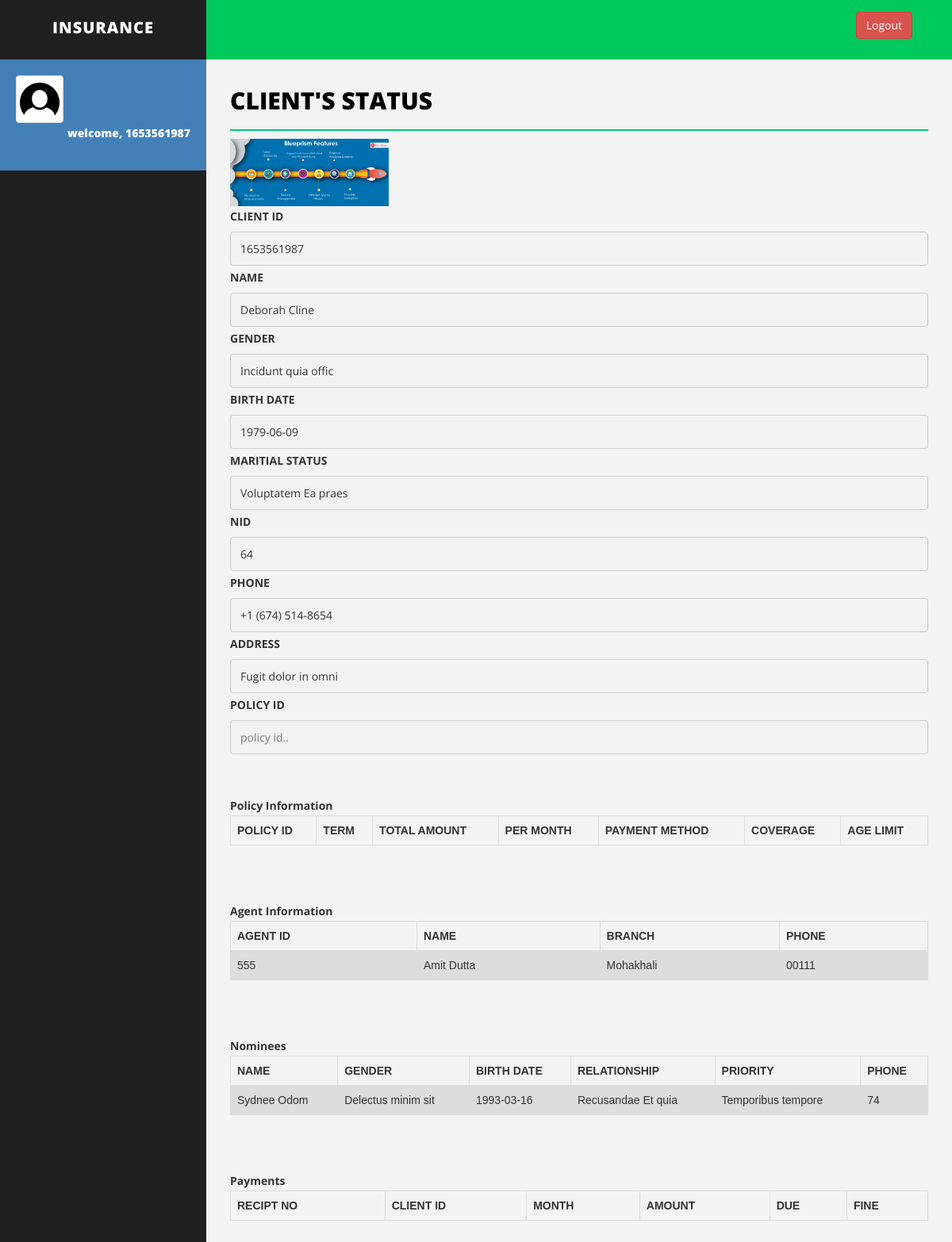
The app's page /clienthomebkp.php (signed in) with its own data.
### tables this page shows
CREATE TABLE `client` (
  `client_id` varchar(200) NOT NULL,
  `client_password` varchar(30) NOT NULL,
  `name` varchar(50) NOT NULL,
  `sex` varchar(20) NOT NULL,
  `birth_date` varchar(20) NOT NULL,
  `marital_status` varchar(20) NOT NULL,
  `nid` varchar(50) NOT NULL,
  `phone` varchar(20) NOT NULL,
  `address` varchar(50) NOT NULL,
  `agent_id` varchar(20) NOT NULL,
  `image` varchar(200) NOT NULL,
  `child1_name` text NOT NULL,
  `child1_gender` text NOT NULL,
  `child1_birth_date` text NOT NULL,
  `child1_national_id` text NOT NULL,
  `child1_relationship` text NOT NULL,
  `child1_priority` text NOT NULL,
  `child1_phone` int(255) NOT NULL,
  `child2_name` text NOT NULL,
  `child2_gender` text NOT NULL,
  `child2_birth_date` text NOT NULL,
  `child2_national_id` text NOT NULL,
  `child2_relationship` text NOT NULL,
  `child2_priority` text NOT NULL,
  `child2_phone` int(255) NOT NULL,
  `father_name` text NOT NULL,
  `father_gender` text NOT NULL,
  `father_birth_date` text NOT NULL,
  `father_national_id` text NOT NULL,
  `father_relationship` text NOT NULL,
  `father_priority` text NOT NULL,
  `father_phone` int(255) NOT NULL,
  `mother_name` text NOT NULL,
  `mother_gender` text NOT NULL,
  `mother_birth_date` text NOT NULL,
  `mother_national_id` text NOT NULL,
  `mother_relationship` text NOT NULL,
  `mother_priority` text NOT NULL,
  `mother_phone` int(255) NOT NULL,
  `start_date` varchar(255) NOT NULL,
  `end_date` varchar(255) NOT NULL,
  `due_date` varchar(255) NOT NULL,
  `policy_id` varchar(255) NOT NULL,
  `due_amount` varchar(255) NOT NULL,
  `shared_location` varchar(255) NOT NULL,
  `adhar_number` varchar(255) NOT NULL
);

CREATE TABLE `agent` (
  `agent_id` varchar(50) NOT NULL,
  `agent_password` varchar(30) NOT NULL,
  `name` varchar(50) NOT NULL,
  `branch` varchar(50) NOT NULL,
  `phone` varchar(50) NOT NULL
);

CREATE TABLE `nominee` (
  `nominee_id` varchar(200) NOT NULL,
  `client_id` varchar(100) NOT NULL,
  `name` varchar(50) NOT NULL,
  `sex` varchar(20) NOT NULL,
  `birth_date` varchar(50) NOT NULL,
  `nid` varchar(50) NOT NULL,
  `relationship` varchar(20) NOT NULL,
  `priority` varchar(20) NOT NULL,
  `phone` varchar(50) NOT NULL
);

### clienthomebkp.php (the view, shortened to what this page needs)
<!DOCTYPE html>
<html>
<head>
<?php
	include'connection.php';
?>
    <link href="assets/css/bootstrap.css" rel="stylesheet" />
    <link href="assets/css/font-awesome.css" rel="stylesheet" />
    <link href="assets/css/basic.css" rel="stylesheet" />
    <link href="assets/css/custom.css" rel="stylesheet" />
</head>
<body>
    <div id="wrapper">
        <nav class="navbar navbar-default navbar-cls-top " role="navigation" style="margin-bottom: 0">
            <div class="navbar-header">
                <a class="navbar-brand" href="index.php">Insurance</a>
            </div>
            <div class="header-right">
                 <a href="<?php echo "logout.php" ?>" class="btn btn-danger" title="Logout">Logout</a>
            </div>
        </nav>
        <nav class="navbar-default navbar-side" role="navigation">
            <div class="sidebar-collapse">
                <ul class="nav" id="main-menu">
                    <li>
                        <div class="user-img-div">
                            <img src="assets/img/user.png" class="img-thumbnail" />
                            <div class="inner-text">
								  <?php
										echo "welcome, ".$_SESSION["username"];
								?>
                            <br />
                            </div>
                        </div>
                    </li>
                </ul>
            </div>
        </nav>
        <div id="page-wrapper">
                <div class="row">
                    <div class="col-md-12">
                        <h1 class="page-head-line">Client's Status</h1>
<?php
		$client_id = $_SESSION["username"];
	$sql = "SELECT * from client where client_id='$client_id'";
	$result = $conn->query($sql);
	while($row = $result->fetch_assoc()) {
		$images = $row["image"];
?>
			<img class="profile-user-img img-responsive"  width="200px" height="200px" src="<?php echo "../project/uploads/".$images ?>" alt="User profile picture">
<?php
		echo "<label for=\"fname\">CLIENT ID</label>";
	    echo "<input disabled type=\"text\" client_id=\"fname\" name=\"client_id\" placeholder=\"Your id..\" value=\"$row[client_id]\">";
		echo "<label for=\"fname\">NAME</label>";
	    echo "<input disabled type=\"text\" client_id=\"fname\" name=\"name\" placeholder=\"Your Name..\" value=\"$row[name]\">";
		echo "<label for=\"fname\">GENDER</label>";
		echo "<input disabled type=\"text\" client_id=\"fname\" name=\"sex\" placeholder=\"Your Gender..\" value=\"$row[sex]\">";
		echo "<label for=\"fname\">BIRTH DATE</label>";
		echo "<input disabled type=\"text\" client_id=\"fname\" name=\"birth_date\" placeholder=\"Your Birth Date..\" value=\"$row[birth_date]\">";
		echo "<label for=\"fname\">MARITIAL STATUS</label>";
		echo "<input disabled type=\"text\" client_id=\"fname\" name=\"marital_status\" placeholder=\"Your Maritial Status..\" value=\"$row[marital_status]\">";
		echo "<label for=\"fname\">NID</label>";
		echo "<input disabled type=\"text\" client_id=\"fname\" name=\"nid\" placeholder=\"Your NID..\" value=\"$row[nid]\">";
		echo "<label for=\"fname\">PHONE</label>";
		echo "<input disabled type=\"text\" client_id=\"fname\" name=\"phone\" placeholder=\"Your Phone..\" value=\"$row[phone]\">";
		echo "<label for=\"fname\">ADDRESS</label>";
		echo "<input disabled type=\"text\" client_id=\"fname\" name=\"address\" placeholder=\"Your Address..\" value=\"$row[address]\">";
		echo "<label for=\"fname\">POLICY ID</label>";
		echo "<input disabled type=\"text\" client_id=\"fname\" name=\"policy_id\" placeholder=\"policy id..\" value=\"$row[policy_id]\">";
		$c_id      = $row["client_id"];
		$agent_id  = $row["agent_id"];
    }
		echo "<br>\n";
	    echo "<br>\n";
	echo "<table class=\"table\">\n";
    echo "  <tr>\n";
    echo "    <th>POLICY ID</th>\n";
    echo "    <th>TERM</th>\n";
    echo "    <th>TOTAL AMOUNT</th>\n";
    echo "    <th>PER MONTH</th>\n";
	echo "    <th>PAYMENT METHOD</th>\n";
    echo "    <th>COVERAGE</th>\n";
    echo "    <th>AGE LIMIT</th>\n";
    echo "  </tr>";
	?>
	</div>
	<?php
	echo "<br>\n";
	echo '<b>Policy Information</b>';
	$sql = "SELECT agent_id, name ,branch, phone FROM agent where agent_id='$agent_id'";
	$result = $conn->query($sql);
	echo "<table class=\"table\">\n";
    echo "  <tr>\n";
    echo "    <th>AGENT ID</th>\n";
    echo "    <th>NAME</th>\n";
    echo "    <th>BRANCH</th>\n";
    echo "    <th>PHONE</th>\n";
    echo "  </tr>";
	if ($result->num_rows > 0) {
	while($row = $result->fetch_assoc()) {
		echo "<tr>\n";
		echo "    <td>".$row["agent_id"]."</td>\n";
		echo "    <td>".$row["name"]."</td>\n";
		echo "    <td>".$row["branch"]."</td>\n";
		echo "    <td>".$row["phone"]."</td>\n";
	}
	}
	echo "<br>\n";
	echo "<br>\n";
		echo '<b>Agent Information</b>';
	$sql = "SELECT * FROM nominee where client_id='$c_id'";
	$result = $conn->query($sql);
	echo "<table class=\"table\">\n";
    echo "  <tr>\n";
    echo "    <th>NAME</th>\n";
    echo "    <th>GENDER</th>\n";
    echo "    <th>BIRTH DATE</th>\n";
	echo "    <th>RELATIONSHIP</th>\n";
	echo "    <th>PRIORITY</th>\n";
    echo "    <th>PHONE</th>\n";
    echo "  </tr>";
	if ($result->num_rows > 0) {
	while($row = $result->fetch_assoc()) {
		echo "<tr>\n";
		echo "    <td>".$row["name"]."</td>\n";
		echo "    <td>".$row["sex"]."</td>\n";
		echo "    <td>".$row["birth_date"]."</td>\n";
		echo "    <td>".$row["relationship"]."</td>\n";
		echo "    <td>".$row["priority"]."</td>\n";
		echo "    <td>".$row["phone"]."</td>\n";
	}
	}
	echo "<br>\n";
	echo "<br>\n";
	echo '<b>Nominees</b>';
	echo "<table class=\"table\">\n";
    echo "  <tr>\n";
    echo "    <th>RECIPT NO</th>\n";
    echo "    <th>CLIENT ID</th>\n";
    echo "    <th>MONTH</th>\n";
    echo "    <th>AMOUNT</th>\n";
	echo "    <th>DUE</th>\n";
    echo "    <th>FINE</th>\n";
    echo "  </tr>";
	echo "<br>\n";
	echo "<br>\n";
	echo '<b>Payments</b>';
	echo "</table>\n";
?>
                </div>
        </div>
    </div>
</body>
</html>

### assets/css/basic.css (style rules this page uses)
body { font-family: 'Open Sans', sans-serif; line-height:25px; }
#wrapper { width: 100%; background: #202020; }
#page-wrapper { padding: 15px 15px; min-height: 600px; background: #F3F3F3; }
.page-head-line { font-size: 30px; text-transform: uppercase; color: #000; font-weight: 800; padding-bottom: 20px; border-bottom: 2px solid #00CA79; margin-bottom: 10px; }
.navbar-cls-top .navbar-brand { color: #fff; background: #202020; width: 260px; text-align: center; height: 75px; font-size: 20px; letter-spacing: 1px; font-weight: 900; padding-top: 25px; text-transform:uppercase; }
.header-right { color: #fff; padding: 15px 50px 5px 50px; float: right; font-size: 16px; }
.user-img-div { min-height: 140px; padding: 20px; background-color: #4380B8; }
.user-img-div img { max-height: 60px; }
.user-img-div .inner-text { text-align: right; position: relative; color: #fff; font-weight: 800; line-height: 25px; }
.sidebar-collapse, .sidebar-collapse .nav { background: none; }
.sidebar-collapse .nav { padding: 0; }
.navbar-side { border: none; background-color: #202020; }
.navbar-cls-top { background: #00ca5d; border-bottom: none; }
.navbar-default { border: 0px solid black; }
.navbar-header { background: #000000; }
@media (min-width:768px) { #page-wrapper { margin: 0 0 0 260px; padding: 15px 30px; min-height: 1200px; } }
@media (min-width:768px) { .navbar-side { z-index: 1; position: absolute; width: 260px; } }
@media (min-width:768px) { .navbar { border-radius: 0px; } }

### clienthomebkp.php (style rules this page uses)
input[type=text], select { width: 100%; padding: 8px 12px; margin: 2px 0; display: inline-block; border: 1px solid #ccc; border-radius: 4px; box-sizing: border-box; }
table { font-family: arial, sans-serif; border-collapse: collapse; width: 100%; }
td, th { border: 1px solid #dddddd; text-align: left; padding: 8px; }
tr:nth-child(even) { background-color: #dddddd; }

### records on screen
client: image (picture), client_id "1653561987", name "Deborah Cline", sex "Incidunt quia offic", birth_date "1979-06-09", marital_status "Voluptatem Ea praes", nid "64", phone "+1 (674) 514-8654", address "Fugit dolor in omni"
agent: agent_id "555", name "Amit Dutta", branch "Mohakhali", phone "00111"
nominee: name "Sydnee Odom", sex "Delectus minim sit", birth_date "1993-03-16", relationship "Recusandae Et quia", priority "Temporibus tempore", phone "74"

### other values on screen
$_SESSION["username"] "1653561987"
